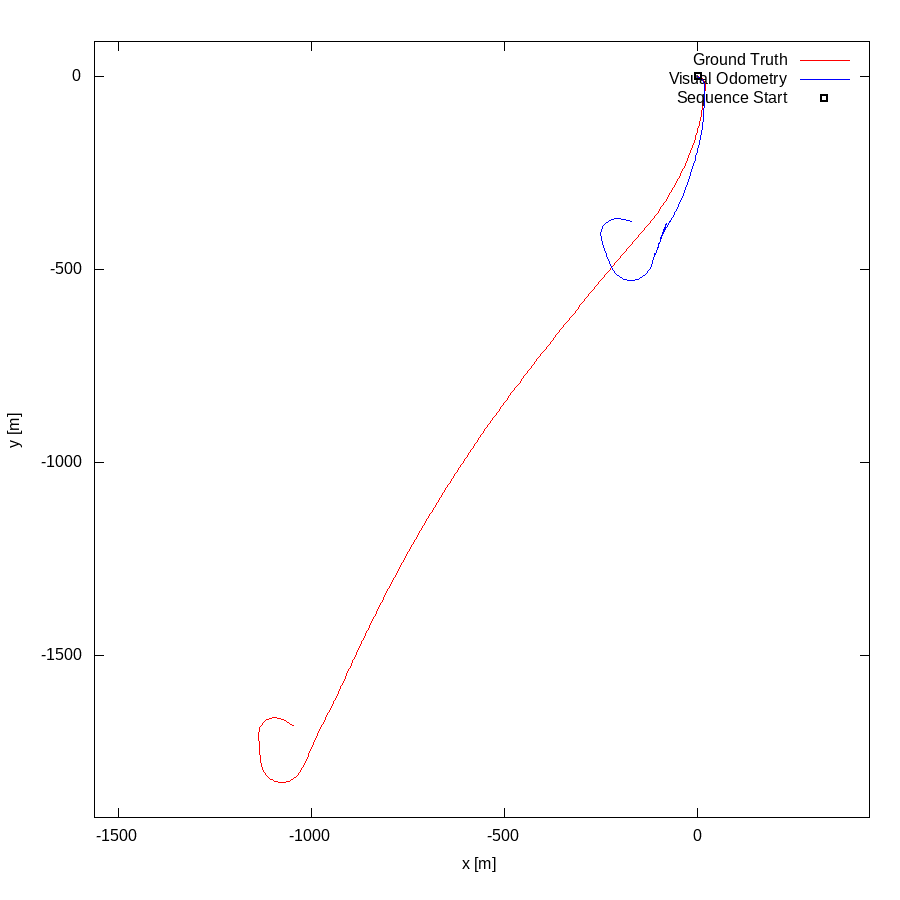

This figure's gnuplot source:
set term postscript eps enhanced color
set output "01.eps"
set size ratio -1
set xrange [-1562:447]
set yrange [-1919:91]
set xlabel "x [m]"
set ylabel "y [m]"
plot "01.txt" using 1:2 lc rgb "#FF0000" title 'Ground Truth' w lines,"01.txt" using 3:4 lc rgb "#0000FF" title 'Visual Odometry' w lines,"< head -1 01.txt" using 1:2 lc rgb "#000000" pt 4 ps 1 lw 2 title 'Sequence Start' w points
